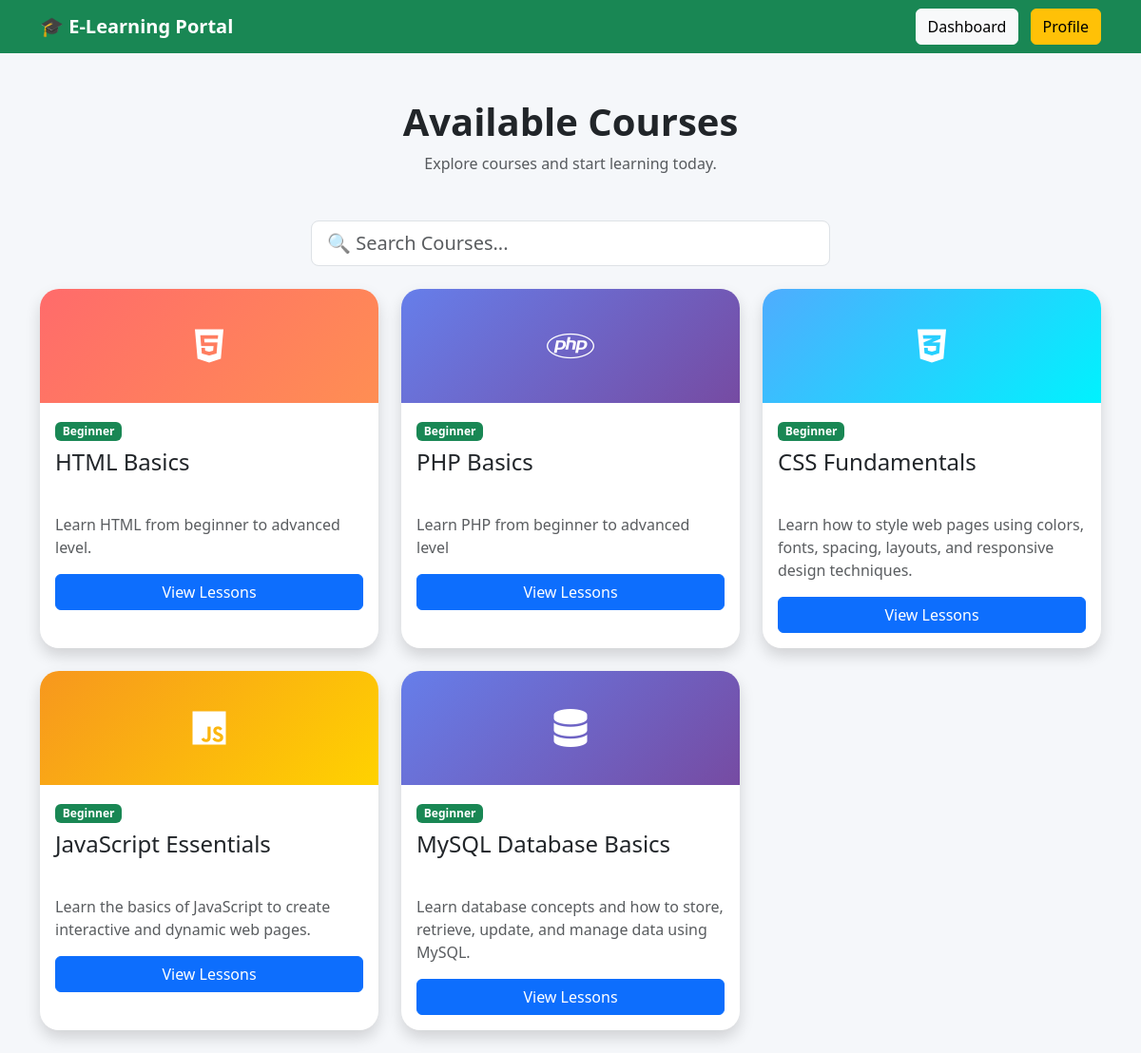
The page /student/courses.php (signed in) on the database its author committed.
### tables this page shows
CREATE TABLE `courses` (
  `course_id` int(11) NOT NULL,
  `course_name` varchar(150) NOT NULL,
  `description` text DEFAULT NULL,
  `created_at` timestamp NOT NULL DEFAULT current_timestamp()
);

### student/courses.php (the view, shortened to what this page needs)
<!DOCTYPE html>
<html lang="en">
<head>
<link href="https://cdn.jsdelivr.net/npm/bootstrap@5.3.3/dist/css/bootstrap.min.css" rel="stylesheet">
<link rel="stylesheet"
href="https://cdnjs.cloudflare.com/ajax/libs/font-awesome/6.5.2/css/all.min.css">
</head>
<body>
<nav class="navbar navbar-expand-lg navbar-dark bg-success">
    <div class="container">
        <a class="navbar-brand fw-bold" href="dashboard.php">
            🎓 E-Learning Portal
        </a>
        <div>
            <a href="dashboard.php"
               class="btn btn-light me-2">
               Dashboard
            </a>
            <a href="profile.php"
               class="btn btn-warning">
               Profile
            </a>
        </div>
    </div>
</nav>
<div class="container mt-5">
<div class="text-center mb-5">
    <h1 class="fw-bold">
        Available Courses
    </h1>
    <p class="text-muted">
        Explore courses and start learning today.
    </p>
</div>
<div class="row mb-4">
    <div class="col-md-6 mx-auto">
        <input type="text"
               id="searchCourse"
               class="form-control form-control-lg"
               placeholder="🔍 Search Courses...">
    </div>
</div>
<div class="row">
<?php
$result = mysqli_query($conn,
"SELECT * FROM courses");
while($row = mysqli_fetch_assoc($result))
{
    $class = "bg-default";
    if(stripos($row['course_name'],'html') !== false)
    {
        $class = "bg-html";
    }
    elseif(stripos($row['course_name'],'css') !== false)
    {
        $class = "bg-css";
    }
    elseif(stripos($row['course_name'],'javascript') !== false)
    {
        $class = "bg-js";
    }
    $iconClass = "fas fa-book-open";
    if(stripos($row['course_name'],'html') !== false)
    {
        $iconClass = "fab fa-html5";
    }
    elseif(stripos($row['course_name'],'css') !== false)
    {
        $iconClass = "fab fa-css3-alt";
    }
    elseif(stripos($row['course_name'],'javascript') !== false)
    {
        $iconClass = "fab fa-js";
    }
    elseif(stripos($row['course_name'],'php') !== false)
    {
        $iconClass = "fab fa-php";
    }
    elseif(stripos($row['course_name'],'mysql') !== false)
    {
        $iconClass = "fas fa-database";
    }
?>
<div class="col-md-4 mb-4 course-item">
    <div class="card course-card shadow">
        <div class="course-header <?php echo $class; ?>">
            <i class="<?php echo $iconClass; ?>"></i>
        </div>
        <div class="card-body">
            <span class="badge bg-success mb-2">
                Beginner
            </span>
            <h4 class="card-title">
                <?php echo htmlspecialchars($row['course_name']); ?>
            </h4>
            <p class="text-muted">
                <?php echo htmlspecialchars($row['description']); ?>
            </p>
            <a href="lessons.php?course_id=<?php echo $row['course_id']; ?>"
               class="btn btn-primary w-100">
               View Lessons
            </a>
        </div>
    </div>
</div>
<?php
}
?>
</div>
</div>
</body>
</html>

### student/courses.php (style rules this page uses)
body { background:#f5f7fa; }
.course-card { border:none; border-radius:20px; overflow:hidden; transition:0.3s; height:100%; }
.course-header { height:120px; display:flex; align-items:center; justify-content:center; color:white; font-size:40px; }
.card-title { min-height:60px; }
.bg-html { background:linear-gradient(135deg,#ff6b6b,#ff8e53); }
.bg-css { background:linear-gradient(135deg,#4facfe,#00f2fe); }
.bg-js { background:linear-gradient(135deg,#f7971e,#ffd200); }
.bg-default { background:linear-gradient(135deg,#667eea,#764ba2); }

### rows shown on the page
courses: course_name "HTML Basics", description "Learn HTML from beginner to advanced level."
courses: course_name "PHP Basics", description "Learn PHP from beginner to advanced level"
courses: course_name "CSS Fundamentals", description "Learn how to style web pages using colors, fonts, spacing, layouts, and responsive design techniques."
courses: course_name "JavaScript Essentials", description "Learn the basics of JavaScript to create interactive and dynamic web pages."
courses: course_name "MySQL Database Basics", description "Learn database concepts and how to store, retrieve, update, and manage data using MySQL."
